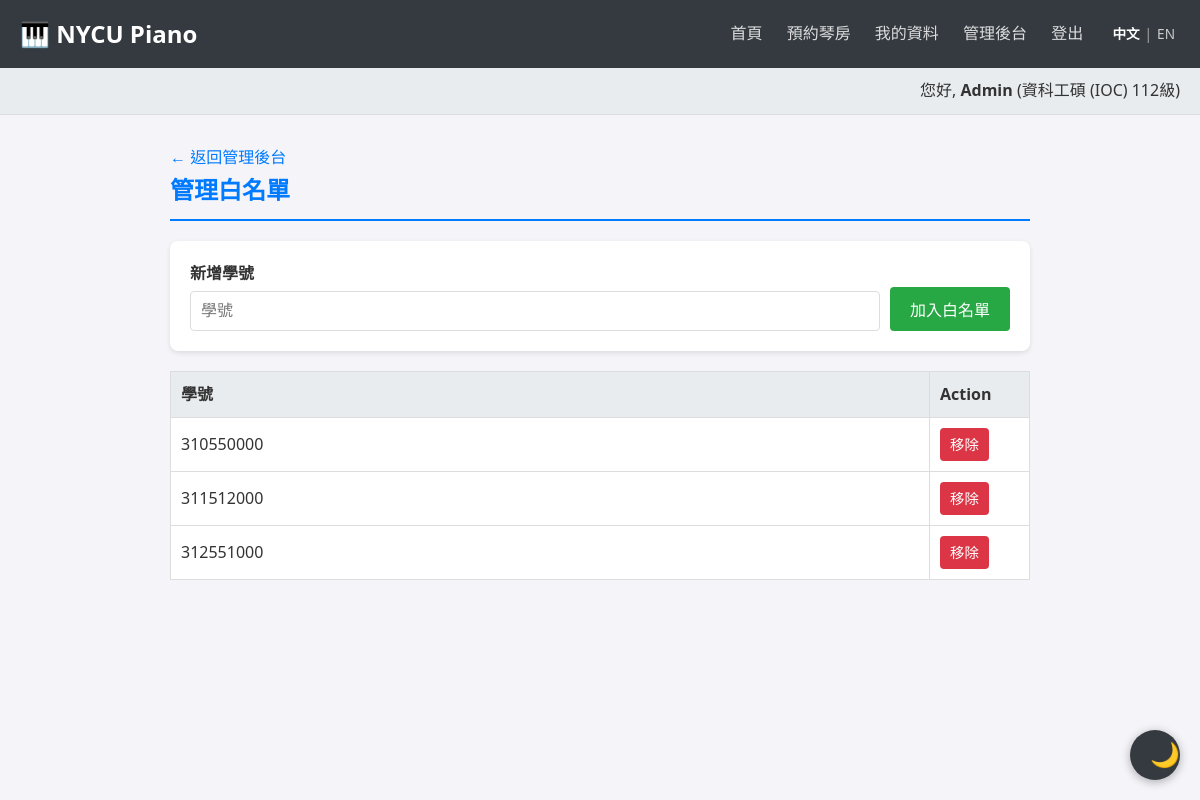
Page /admin/whitelist.php (signed in) on the committed database.
### tables this page shows
CREATE TABLE IF NOT EXISTS users (
    id INT AUTO_INCREMENT PRIMARY KEY,
    student_id VARCHAR(50) NOT NULL UNIQUE,
    password VARCHAR(255) NOT NULL,
    real_name VARCHAR(100) NOT NULL,
    nickname VARCHAR(100),
    department VARCHAR(100),
    grade VARCHAR(20),
    role ENUM('admin', 'member') DEFAULT 'member',
    total_usage_hours FLOAT DEFAULT 0,
    status ENUM('active', 'banned') DEFAULT 'active',
    FOREIGN KEY (student_id) REFERENCES allowed_student_ids(student_id) ON DELETE CASCADE
);

CREATE TABLE IF NOT EXISTS allowed_student_ids (
    student_id VARCHAR(50) PRIMARY KEY
);

### lang.php (called while the page is built, shortened)
<?php
$currentLang = $_SESSION['lang'];
function __($key) {
    global $translations, $currentLang;
    return isset($translations[$currentLang][$key]) ? $translations[$currentLang][$key] : $key;
}
?>

### admin/whitelist.php (the view, shortened to what this page needs)
<?php
$isAdmin = true;
require '../db_connect.php';
require '../lang.php';
$stmt = $pdo->prepare("SELECT * FROM users WHERE id = ?");
$stmt->execute([$_SESSION['user_id']]);
$user = $stmt->fetch();
$whitelist = $pdo->query("SELECT * FROM allowed_student_ids ORDER BY student_id")->fetchAll();
include '../header.php';
?>
<div class="container">
    <a href="dashboard.php"><?php echo __('back_to_dashboard'); ?></a>
    <h2 class="section-title"><?php echo __('manage_whitelist'); ?></h2>
    <div class="card">
        <h4><?php echo __('add_new_student_id'); ?></h4>
        <form method="POST" style="display:flex; gap:10px; align-items:flex-end;">
            <div class="form-group" style="flex:1; margin-bottom:0;">
                <input type="text" name="student_id" placeholder="<?php echo __('student_id'); ?>" required>
            </div>
            <button type="submit" name="add_id" class="btn btn-success"><?php echo __('add_to_whitelist'); ?></button>
        </form>
    </div>
    <table>
        <thead>
            <tr>
                <th><?php echo __('student_id'); ?></th>
                <th style="width:100px;">Action</th>
            </tr>
        </thead>
        <tbody>
            <?php foreach ($whitelist as $row): ?>
                <tr>
                    <td><?php echo htmlspecialchars($row['student_id']); ?></td>
                    <td>
                        <a href="?delete=<?php echo urlencode($row['student_id']); ?>" class="btn btn-danger btn-sm" onclick="return confirm('Are you sure?');"><?php echo __('remove'); ?></a>
                    </td>
                </tr>
            <?php endforeach; ?>
        </tbody>
    </table>
</div>
<?php include '../footer.php'; ?>

### header.php (shortened to what this page needs)
<?php
require_once __DIR__ . '/lang.php';
?>
<!DOCTYPE html>
<html lang="<?php echo $currentLang == 'zh' ? 'zh-TW' : 'en'; ?>">
<head>
    <link rel="stylesheet" href="<?php echo isset($isAdmin) && $isAdmin ? '../style.css' : 'style.css'; ?>">
</head>
<body>
    <header>
        <div class="logo">🎹 <?php echo __('site_title'); ?></div>
        <div class="nav-links">
            <?php if (isset($_SESSION['user_id'])): ?>
                <a href="<?php echo isset($isAdmin) && $isAdmin ? '../index.php' : 'index.php'; ?>"><?php echo __('home'); ?></a>
                <a href="<?php echo isset($isAdmin) && $isAdmin ? '../reservations.php' : 'reservations.php'; ?>"><?php echo __('book_room'); ?></a>
                <a href="<?php echo isset($isAdmin) && $isAdmin ? '../profile.php' : 'profile.php'; ?>"><?php echo __('profile'); ?></a>
                <?php if (isset($_SESSION['role']) && $_SESSION['role'] === 'admin'): ?>
                    <a href="<?php echo isset($isAdmin) && $isAdmin ? 'dashboard.php' : 'admin/dashboard.php'; ?>"><?php echo __('admin_dashboard'); ?></a>
                <?php endif; ?>
                <a href="<?php echo isset($isAdmin) && $isAdmin ? '../logout.php' : 'logout.php'; ?>"><?php echo __('logout'); ?></a>
            <?php else: ?>
                <a href="login.php"><?php echo __('login'); ?></a>
                <a href="register.php"><?php echo __('register'); ?></a>
            <?php endif; ?>
            <span class="lang-switch">
                <a href="?lang=zh" class="<?php echo $currentLang == 'zh' ? 'active' : ''; ?>">中文</a>|<a href="?lang=en" class="<?php echo $currentLang == 'en' ? 'active' : ''; ?>">EN</a>
            </span>
        </div>
    </header>
    <?php if (isset($_SESSION['user_id']) && isset($user)): ?>
    <div class="user-info-bar">
        <?php echo __('hello'); ?>, <strong><?php echo htmlspecialchars($user['nickname']); ?></strong>
        (<?php echo htmlspecialchars($user['department']); ?> <?php echo htmlspecialchars($user['grade']); ?><?php echo __('grade_suffix'); ?>)
    </div>
    <?php endif; ?>

### style.css (style rules this page uses)
:root { --bg-primary: #f4f4f9; --bg-secondary: #ffffff; --bg-tertiary: #e9ecef; --text-primary: #333333; --text-secondary: #666666; --text-muted: #888888; --border-color: #dddddd; --accent-color: #007bff; --accent-hover: #0056b3; --header-bg: #343a40; --header-text: #ffffff; --card-shadow: rgba(0, 0, 0, 0.1); --success-bg: #d4edda; --success-text: #155724; --error-bg: #f8d7da; --error-text: #721c24; --btn-primary: #007bff; --btn-success: #28a745; --btn-danger: #dc3545; --btn-warning: #ffc107; }
* { box-sizing: border-box; margin: 0; padding: 0; }
body { font-family: 'Segoe UI', Tahoma, Geneva, Verdana, sans-serif; background-color: var(--bg-primary); color: var(--text-primary); line-height: 1.6; transition: background-color 0.3s ease, color 0.3s ease; }
a { color: var(--accent-color); text-decoration: none; transition: color 0.2s; }
header { background-color: var(--header-bg); color: var(--header-text); padding: 15px 20px; display: flex; justify-content: space-between; align-items: center; }
.logo { font-size: 1.5em; font-weight: bold; }
.nav-links a { color: #ddd; text-decoration: none; margin-left: 20px; transition: color 0.3s; }
.user-info-bar { background: var(--bg-tertiary); padding: 10px 20px; text-align: right; border-bottom: 1px solid var(--border-color); }
.container { max-width: 900px; margin: 30px auto; padding: 0 20px; }
.section-title { border-bottom: 2px solid var(--accent-color); padding-bottom: 10px; margin-bottom: 20px; color: var(--accent-color); }
.card { background: var(--bg-secondary); border-radius: 8px; box-shadow: 0 2px 5px var(--card-shadow); padding: 20px; margin-bottom: 20px; }
.card h3, .card h4 { margin-top: 0; color: var(--text-primary); }
.form-group { margin-bottom: 15px; }
.form-group input, .form-group textarea, .form-group select { width: 100%; padding: 10px; border: 1px solid var(--border-color); border-radius: 4px; background-color: var(--bg-secondary); color: var(--text-primary); font-size: 1em; }
button, .btn { display: inline-block; padding: 10px 20px; border: none; border-radius: 4px; cursor: pointer; font-size: 1em; transition: background-color 0.2s, opacity 0.2s; }
.btn-success { background-color: var(--btn-success); color: white; }
.btn-danger { background-color: var(--btn-danger); color: white; }
.btn-sm { padding: 5px 10px; font-size: 0.9em; }
table { width: 100%; border-collapse: collapse; margin-top: 20px; background-color: var(--bg-secondary); }
th, td { border: 1px solid var(--border-color); padding: 10px; text-align: left; }
th { background-color: var(--bg-tertiary); }
.lang-switch { font-size: 0.85em; margin-left: 20px; color: #aaa; }
.lang-switch a { color: #ccc; margin: 0 5px; }
.lang-switch a.active { color: white; font-weight: bold; }

### rows in the picture
users: nickname "Admin", department "資科工碩 (IOC)", grade "112"
allowed_student_ids: student_id "310550000"
allowed_student_ids: student_id "311512000"
allowed_student_ids: student_id "312551000"

### other values in the picture
__('site_title') "NYCU Piano"
__('home') "首頁"
__('book_room') "預約琴房"
__('profile') "我的資料"
__('admin_dashboard') "管理後台"
__('logout') "登出"
__('hello') "您好"
__('grade_suffix') "級"
__('back_to_dashboard') "← 返回管理後台"
__('manage_whitelist') "管理白名單"
__('add_new_student_id') "新增學號"
__('add_to_whitelist') "加入白名單"
__('student_id') "學號"
